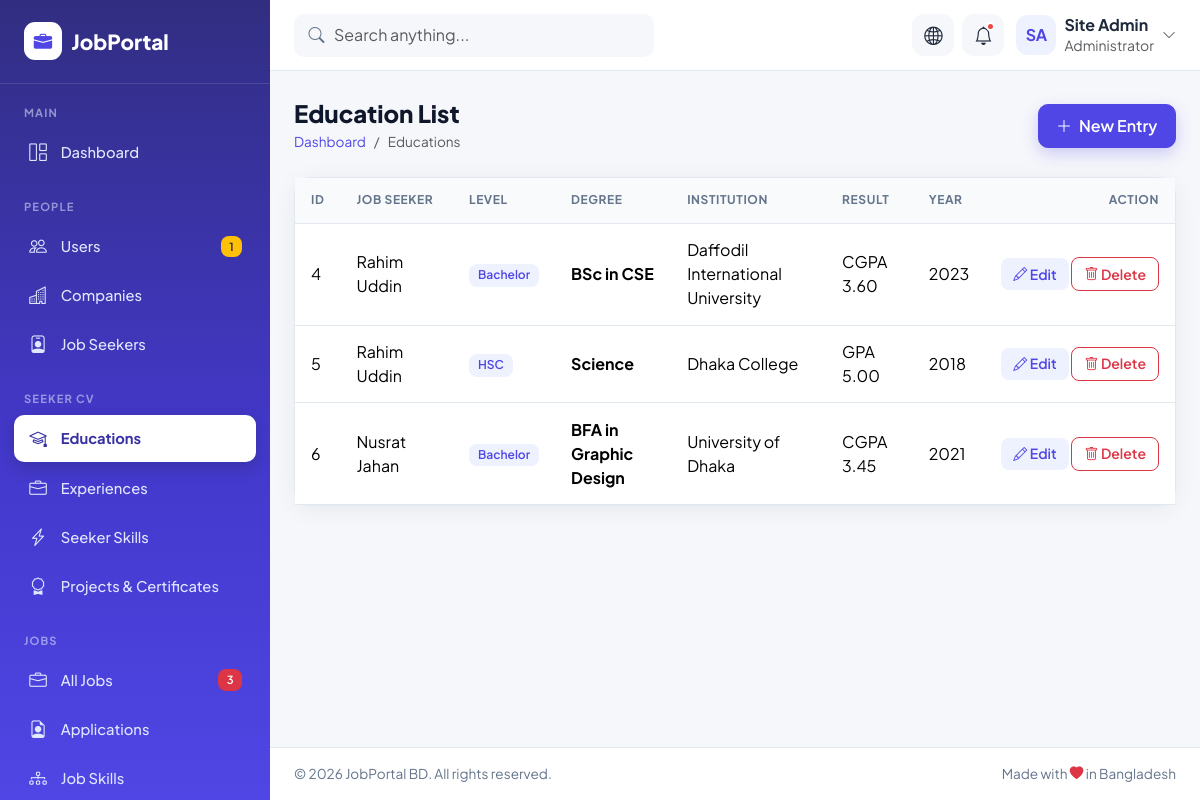
The app's page /jobs_portal/crud/seeker_educations/index.php, older data.
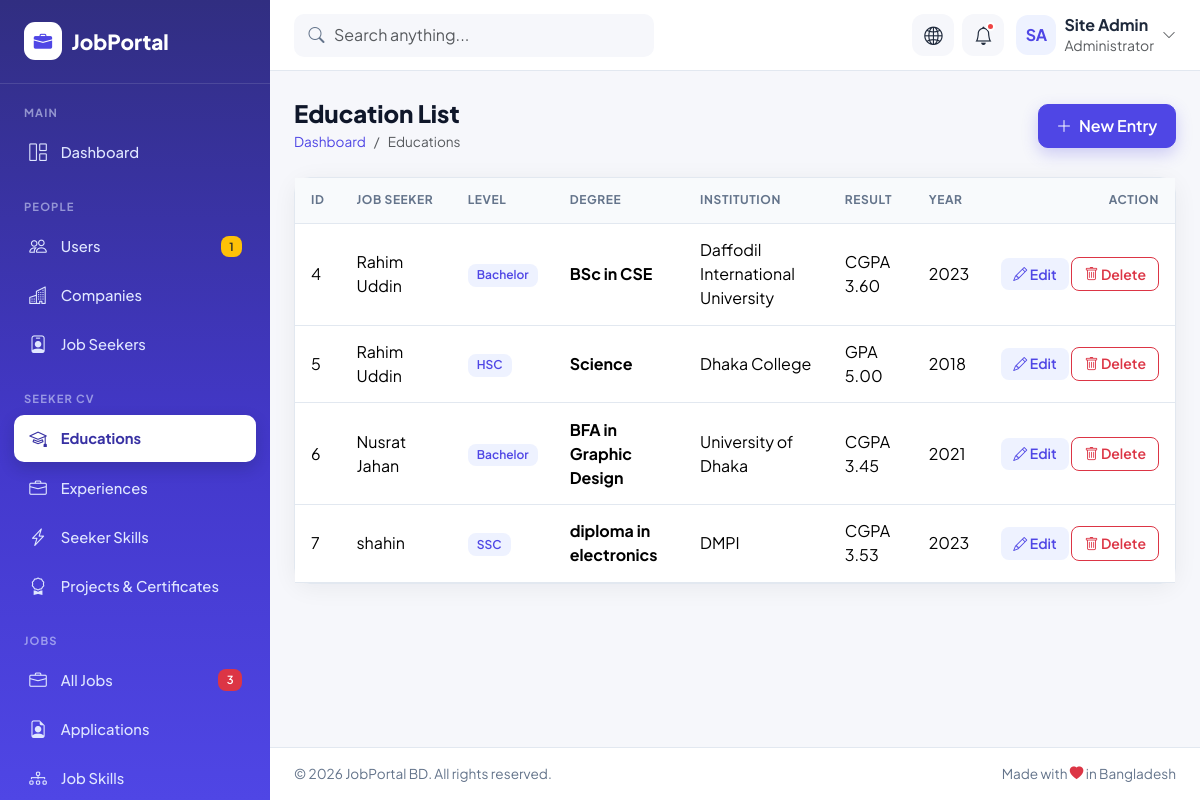
The same page, newer data.
### tables this page shows
CREATE TABLE `seeker_educations` (
  `id` int UNSIGNED NOT NULL,
  `seeker_id` int UNSIGNED NOT NULL,
  `level` varchar(50) NOT NULL,
  `degree_title` varchar(150) NOT NULL,
  `institution` varchar(150) NOT NULL,
  `result` varchar(30) DEFAULT NULL,
  `year` year DEFAULT NULL
);

CREATE TABLE `users` (
  `id` int UNSIGNED NOT NULL,
  `name` varchar(100) NOT NULL,
  `email` varchar(150) NOT NULL,
  `phone` varchar(20) DEFAULT NULL,
  `password` varchar(255) NOT NULL,
  `role` enum('admin','employer','seeker') NOT NULL,
  `status` enum('active','pending','blocked') NOT NULL DEFAULT 'active',
  `created_at` timestamp NOT NULL DEFAULT CURRENT_TIMESTAMP
);

### jobs_portal/crud/seeker_educations/index.php (the view, shortened to what the changed rows need)
<?php include_once("../../config/dbconfig.php"); ?>
<!DOCTYPE html>
<html lang="en">
<head>
  <link href="https://cdn.jsdelivr.net/npm/bootstrap@5.3.3/dist/css/bootstrap.min.css" rel="stylesheet">
  <link href="https://cdn.jsdelivr.net/npm/bootstrap-icons@1.11.3/font/bootstrap-icons.min.css" rel="stylesheet">
  <link href="../../assets/css/style.css" rel="stylesheet">
</head>
<body class="dash-body">
<div class="dash-wrapper">
  <div class="dash-main">
    <main class="dash-content">
      <div class="d-flex flex-wrap justify-content-between align-items-center gap-3 mb-4 page-title">
        <div>
          <h1>Education List</h1>
        </div>
      </div>
      <?php
      $rawData = $conn->query("SELECT seeker_educations.*, users.name AS seeker_name FROM seeker_educations LEFT JOIN seekers ON seekers.id = seeker_educations.seeker_id LEFT JOIN users ON users.id = seekers.user_id");
      ?>
      <div class="card-jp">
        <div class="table-responsive">
          <table class="table table-jp">
            <thead>
              <tr>
                <th>ID</th>
                <th>Job Seeker</th>
                <th>Level</th>
                <th>Degree</th>
                <th>Institution</th>
                <th>Result</th>
                <th>Year</th>
                <th class="text-end">Action</th>
              </tr>
            </thead>
            <tbody>
            <?php
            while($row = $rawData->fetch_assoc()){
            ?>
              <tr>
                <td><?php echo $row['id']; ?></td>
                <td><?php echo $row['seeker_name']; ?></td>
                <td><span class="badge badge-soft-primary"><?php echo $row['level']; ?></span></td>
                <td><strong><?php echo $row['degree_title']; ?></strong></td>
                <td><?php echo $row['institution']; ?></td>
                <td><?php echo $row['result']; ?></td>
                <td><?php echo $row['year']; ?></td>
                <td class="text-end text-nowrap">
                  <a class="btn btn-sm btn-soft-primary" href="edit.php?id=<?php echo $row['id']; ?>"><i class="bi bi-pencil"></i> Edit</a>
                  <a onclick="return confirm('Are you sure to delete')"
                  class="btn btn-sm btn-outline-danger" href="delete.php?id=<?php echo $row['id']; ?>"><i class="bi bi-trash"></i> Delete</a>
                </td>
              </tr>
            <?php
            }
            ?>
            </tbody>
          </table>
        </div>
      </div>
    </main>
  </div>
</div>
</body>
</html>

Row changes from the older to the newer data that the page shows:
added seeker_educations: id "7", users.name "shahin", level "SSC", degree_title "diploma in electronics", institution "DMPI", result "CGPA 3.53", year "2023"
